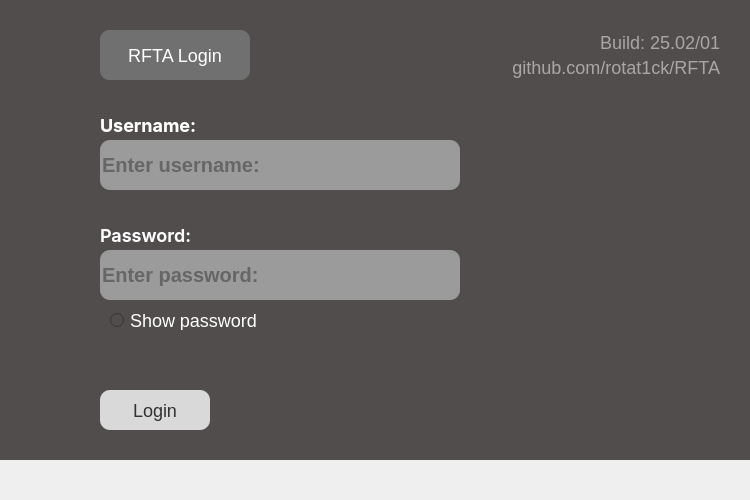
<?xml version="1.0" encoding="UTF-8"?>
<ui version="4.0">
 <class>Login</class>
 <widget class="QWidget" name="Login">
  <property name="geometry">
   <rect>
    <x>0</x>
    <y>0</y>
    <width>750</width>
    <height>500</height>
   </rect>
  </property>
  <property name="windowTitle">
   <string>MainWindow</string>
  </property>
  <property name="styleSheet">
   <string notr="true"/>
  </property>
  <widget class="QWidget" name="centralwidget">
   <property name="styleSheet">
    <string notr="true">background: #514D4D;
</string>
   </property>
   <widget class="QWidget" name="UsernameButtonWidget" native="true">
    <property name="geometry">
     <rect>
      <x>100</x>
      <y>110</y>
      <width>360</width>
      <height>80</height>
     </rect>
    </property>
    <property name="styleSheet">
     <string notr="true"/>
    </property>
    <widget class="QLabel" name="UsernameLabel">
     <property name="geometry">
      <rect>
       <x>0</x>
       <y>0</y>
       <width>100</width>
       <height>30</height>
      </rect>
     </property>
     <property name="font">
      <font>
       <family>Inter</family>
       <pointsize>-1</pointsize>
       <italic>false</italic>
       <fontweight>DemiBold</fontweight>
      </font>
     </property>
     <property name="styleSheet">
      <string notr="true">font-family: 'Inter';
font-style: normal;
font-weight: 600;
font-size: 18px;
line-height: 19px;

color: #FFFFFF;
</string>
     </property>
     <property name="text">
      <string>Username:</string>
     </property>
     <property name="textFormat">
      <enum>Qt::TextFormat::AutoText</enum>
     </property>
     <property name="scaledContents">
      <bool>false</bool>
     </property>
     <property name="openExternalLinks">
      <bool>false</bool>
     </property>
    </widget>
    <widget class="QLineEdit" name="UsernameInput">
     <property name="geometry">
      <rect>
       <x>0</x>
       <y>30</y>
       <width>360</width>
       <height>50</height>
      </rect>
     </property>
     <property name="styleSheet">
      <string notr="true">background: #9B9B9B;
border-radius: 10px;
font-style: normal;
font-weight: 600;
font-size: 20px;
line-height: 19px;

color: #323232;</string>
     </property>
     <property name="placeholderText">
      <string>Enter username: </string>
     </property>
    </widget>
   </widget>
   <widget class="QWidget" name="PasswordButtonWidget" native="true">
    <property name="geometry">
     <rect>
      <x>100</x>
      <y>220</y>
      <width>360</width>
      <height>80</height>
     </rect>
    </property>
    <widget class="QLineEdit" name="PasswordInput">
     <property name="geometry">
      <rect>
       <x>0</x>
       <y>30</y>
       <width>360</width>
       <height>50</height>
      </rect>
     </property>
     <property name="contextMenuPolicy">
      <enum>Qt::ContextMenuPolicy::DefaultContextMenu</enum>
     </property>
     <property name="styleSheet">
      <string notr="true">background: #9B9B9B;
border-radius: 10px;
font-style: normal;
font-weight: 600;
font-size: 20px;
line-height: 19px;

color: #323232;</string>
     </property>
     <property name="inputMethodHints">
      <set>Qt::InputMethodHint::ImhNone</set>
     </property>
     <property name="placeholderText">
      <string>Enter password:</string>
     </property>
     <property name="clearButtonEnabled">
      <bool>false</bool>
     </property>
    </widget>
    <widget class="QLabel" name="PasswordLabel">
     <property name="geometry">
      <rect>
       <x>0</x>
       <y>0</y>
       <width>100</width>
       <height>30</height>
      </rect>
     </property>
     <property name="font">
      <font>
       <family>Inter SemiBold</family>
       <pointsize>-1</pointsize>
       <italic>false</italic>
       <fontweight>DemiBold</fontweight>
      </font>
     </property>
     <property name="styleSheet">
      <string notr="true">font-family: 'Inter SemiBold';
font-size: 18px;
line-height: 19px;

color: #FFFFFF;

</string>
     </property>
     <property name="text">
      <string>Password:</string>
     </property>
     <property name="alignment">
      <set>Qt::AlignmentFlag::AlignLeading|Qt::AlignmentFlag::AlignLeft|Qt::AlignmentFlag::AlignVCenter</set>
     </property>
    </widget>
   </widget>
   <widget class="QWidget" name="BuildInfoWidget" native="true">
    <property name="geometry">
     <rect>
      <x>490</x>
      <y>30</y>
      <width>230</width>
      <height>50</height>
     </rect>
    </property>
    <widget class="QLabel" name="BuildInfoLabel">
     <property name="geometry">
      <rect>
       <x>90</x>
       <y>0</y>
       <width>140</width>
       <height>25</height>
      </rect>
     </property>
     <property name="styleSheet">
      <string notr="true">font-family: 'Inter SemiBold';
font-size: 18px;
line-height: 22px;

color: rgba(255, 255, 255, 128);
</string>
     </property>
     <property name="text">
      <string>Build: 25.02/01</string>
     </property>
     <property name="alignment">
      <set>Qt::AlignmentFlag::AlignRight|Qt::AlignmentFlag::AlignTrailing|Qt::AlignmentFlag::AlignVCenter</set>
     </property>
    </widget>
    <widget class="QLabel" name="RepoInfoLabel">
     <property name="geometry">
      <rect>
       <x>0</x>
       <y>25</y>
       <width>230</width>
       <height>25</height>
      </rect>
     </property>
     <property name="styleSheet">
      <string notr="true">font-family: 'Inter SemiBold';
font-size: 18px;
line-height: 22px;

color: rgba(255, 255, 255, 128);</string>
     </property>
     <property name="text">
      <string>github.com/rotat1ck/RFTA</string>
     </property>
     <property name="alignment">
      <set>Qt::AlignmentFlag::AlignRight|Qt::AlignmentFlag::AlignTrailing|Qt::AlignmentFlag::AlignVCenter</set>
     </property>
    </widget>
   </widget>
   <widget class="QWidget" name="RFTALoginWidget" native="true">
    <property name="geometry">
     <rect>
      <x>100</x>
      <y>30</y>
      <width>150</width>
      <height>50</height>
     </rect>
    </property>
    <property name="styleSheet">
     <string notr="true">background: #707070;
border-radius: 10px;
</string>
    </property>
    <widget class="QLabel" name="RFTALoginLabel">
     <property name="geometry">
      <rect>
       <x>0</x>
       <y>0</y>
       <width>150</width>
       <height>50</height>
      </rect>
     </property>
     <property name="styleSheet">
      <string notr="true">font-family: 'Inter SemiBold';
font-size: 18px;
line-height: 22px;

color: #FFFFFF;

</string>
     </property>
     <property name="text">
      <string>RFTA Login</string>
     </property>
     <property name="alignment">
      <set>Qt::AlignmentFlag::AlignCenter</set>
     </property>
    </widget>
   </widget>
   <widget class="QRadioButton" name="ShowPasswordButton">
    <property name="enabled">
     <bool>true</bool>
    </property>
    <property name="geometry">
     <rect>
      <x>110</x>
      <y>310</y>
      <width>170</width>
      <height>20</height>
     </rect>
    </property>
    <property name="styleSheet">
     <string notr="true">font-family: 'Inter SemiBold';
font-size: 18px;
line-height: 22px;

color: #FFFFFF;

</string>
    </property>
    <property name="text">
     <string>Show password</string>
    </property>
    <property name="iconSize">
     <size>
      <width>16</width>
      <height>16</height>
     </size>
    </property>
    <property name="checkable">
     <bool>true</bool>
    </property>
    <property name="checked">
     <bool>false</bool>
    </property>
    <property name="autoExclusive">
     <bool>false</bool>
    </property>
   </widget>
   <widget class="QPushButton" name="LoginButton">
    <property name="geometry">
     <rect>
      <x>100</x>
      <y>390</y>
      <width>110</width>
      <height>40</height>
     </rect>
    </property>
    <property name="cursor">
     <cursorShape>PointingHandCursor</cursorShape>
    </property>
    <property name="styleSheet">
     <string notr="true">background: #D9D9D9;
border-radius: 10px;

font-family: 'Inter SemiBold';
font-size: 18px;
line-height: 22px;

color: #323232;

</string>
    </property>
    <property name="text">
     <string>Login</string>
    </property>
    <property name="checkable">
     <bool>true</bool>
    </property>
    <property name="autoDefault">
     <bool>false</bool>
    </property>
   </widget>
  </widget>
 </widget>
 <resources/>
 <connections/>
</ui>
